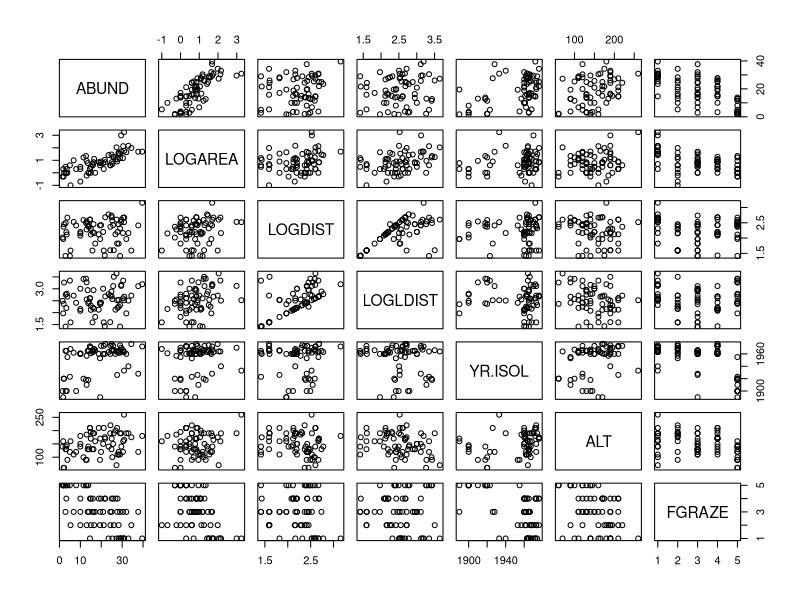
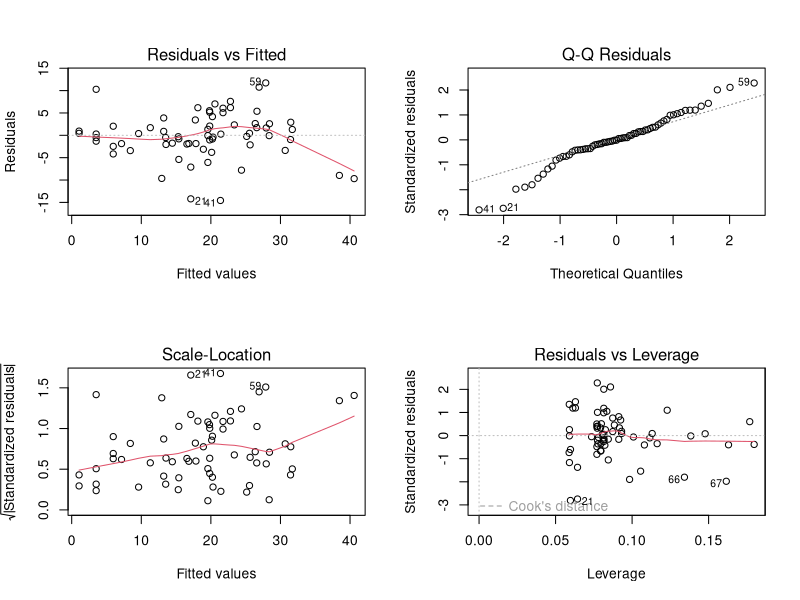
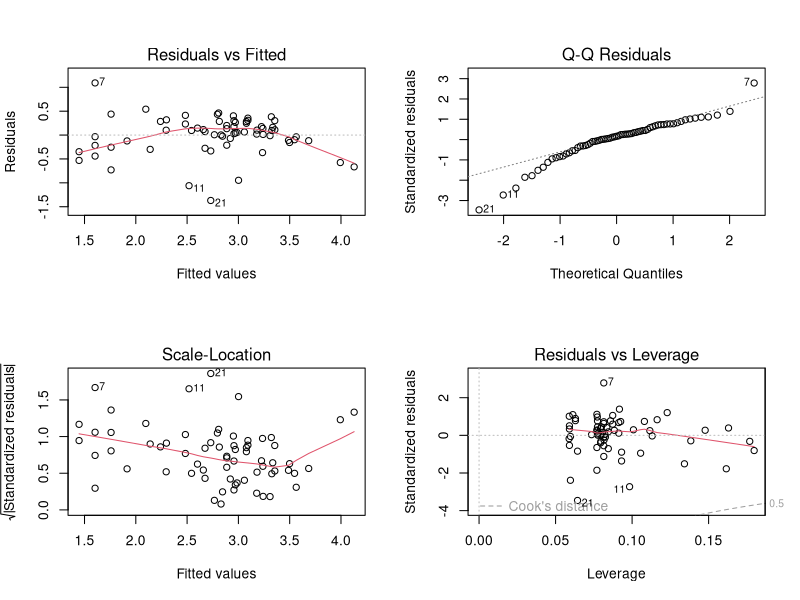
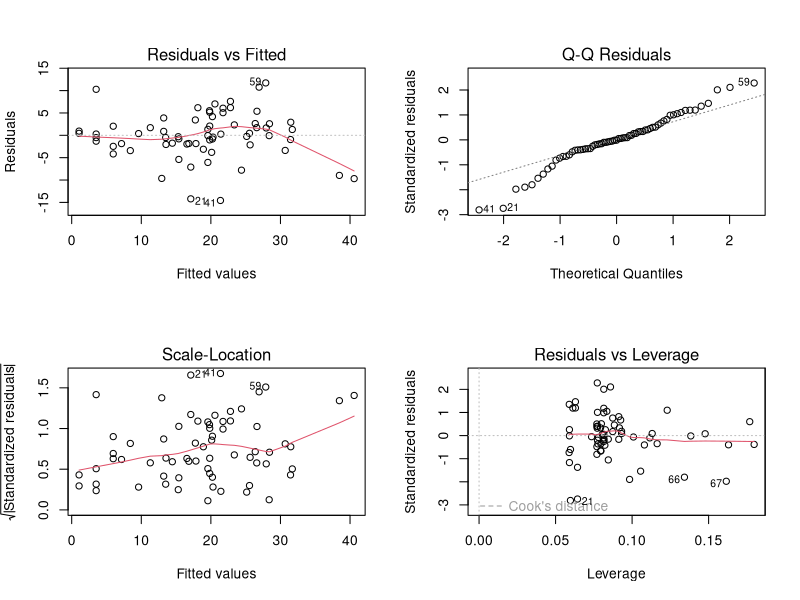
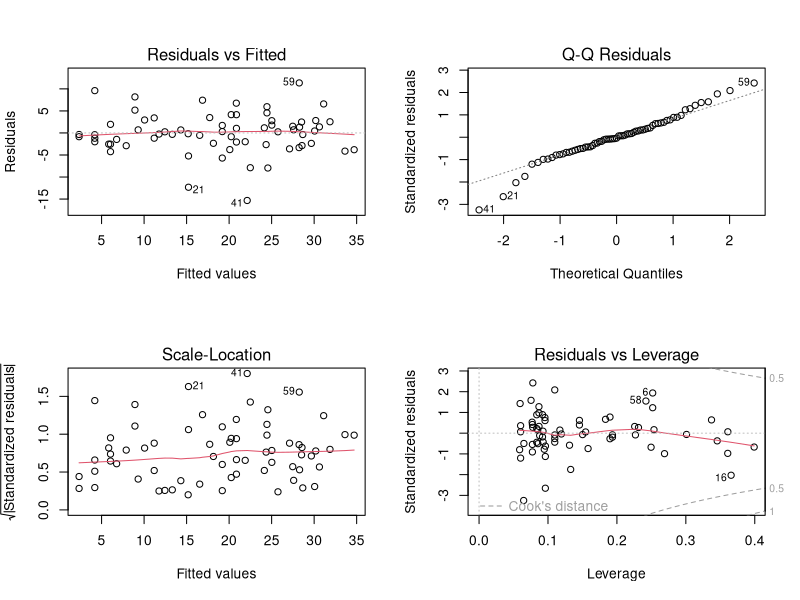

The R script that drew these images, in order:
## ---- chunk 1
knitr::opts_chunk$set(echo=TRUE, message = FALSE, warning = FALSE, eval = FALSE, cache = FALSE)
SOLUTIONS <- FALSE
## ---- chunk 2
loyn <- read.table("data/loyn.txt", header = TRUE, stringsAsFactors = TRUE)
str(loyn)
loyn$LOGAREA <- log10(loyn$AREA)
# create factor GRAZE as it was originally coded as an integer
loyn$FGRAZE <- factor(loyn$GRAZE)
loyn$LOGDIST <- log10(loyn$DIST)
loyn$LOGLDIST <- log10(loyn$LDIST)
## ---- chunk 3
# Example:
# Rank	|	explanatory variable	|	Biological effect
# 1	    |	LOGAREA	              |	Large patches containing proportionally
#                                more core habitat: enable persistence of
#                               species with larger home ranges. 
# 3	    |	LOGDIST	              |	?
# ?	    |	LOGLDIST              |	?
# 2	    |	YR.ISOL	              |	?
# ?	    |	ALT		                |	?
# ?	    |	FGRAZE	              |	?

# expect different researchers to come up with different predictions!
# The main limitation is our lack of expert knowledge of the
# study system and study site
## ---- chunk 4
VOI <- c("ABUND", "LOGAREA", "LOGDIST", "LOGLDIST", "YR.ISOL", "ALT", "FGRAZE")
pairs(loyn[, VOI])

# There are variable degrees of imbalance (correlation) between explanatory variables
# such as:

# LOGAREA and FGRAZE, 
# LOGDIST and LOGLDIST (quite expected), 
# YR.ISOL and other variables like LOGAREA or FGRAZE, 
# LOGAREA and ALT

# but overall a decent spread of observations across these pairs of explanatory variables.
# The relationship between the response variable ABUND and all the explanatory variables
# is visible in the top row:

#  Some potential correlations present like with LOGAREA (positive), 
# YR.ISOl (positive), maybe ALT (positive) and FGRAZE (negative).
## ---- chunk 5
M1 <- lm(ABUND ~ LOGDIST + LOGLDIST + YR.ISOL + ALT + 
                 LOGAREA * FGRAZE,
                 data = loyn)
## ---- chunk 6
summary(M1)

# Yes, they are the coefficients with the larger p-values.
# "LOGDIST", "LOGLDIST" have large SE relative to coefficient values,
# as well as "YR.ISOL" and "Alt".
# To a lesser extent, some coefficients associated with "LOGAREA" and "FGRAZE".
# All of these give hints of correlations in the data exploration,
# so the large standard errors may be due to this (or to the explanatory variable
# having an effect near zero, i.e. no substantial effect) 
## ---- chunk 7
# Wait: why did we not use 'summary' or 'anova' for this?
# 'summary' tests if the coefficient for each explanatory variable is significantly
# different from zero.
# 'anova' tests for the significance of the proportion of variation explained
# by a particular term in the model.
# The ANOVA allows testing the overall significance of categorical explanatory variables,
# which involves several coefficients together, thus is more handy. 
# But the results of this ANOVA depend on the order of the variables,
# which is arbitrary here.
# We could change the order but there are too many possible permutations
# Summary p-values don't suffer that problem but test different hypotheses
# It would be useful to use an ANOVA that doesn't depend on the order
# of inclusion of the variables, like 'drop1'

drop1(M1, test = "F")

# LOGDIST is the least significant, hence makes the least 
# contribution to the variability explained by the model, 
# with respect to the number of degrees of freedom it uses (1)
# In retrospect, this model selection step effectively amounts to a test of the
# significance of the LOGDIST effect (although it is a relatively weak test,
# because this was not specific: in reality we were testing
# multiple hypotheses at once)
## ---- chunk 8
M2 <- lm(ABUND ~ LOGLDIST + YR.ISOL + ALT + LOGAREA * FGRAZE,
        data = loyn) # removing LOGDIST here

# or use the shortcut:
M2 <- update(M1, formula = . ~ . - LOGDIST) # "." means all previous variables
drop1(M2, test = "F")

# LOGLDIST is now the least significant, hence makes the least 
# contribution to the variability explained by the model, 
# with respect to the number of degrees of freedom it uses (1)

M3 <- update(M2, formula = . ~ . - LOGLDIST)
drop1(M3, test = "F")

# YR.ISOL and ALT now the least significant. Choosing on the basis of
# p-values this similar is really quite arbitrary, so would be best guided
# by expert knowledge if we have it.
# in the absence of strong a-priori expertise, we'll go for YR.ISOL

M4 <- update(M3, formula = . ~ . - YR.ISOL)
drop1(M4, test = "F")

# and finally drop ALT from the model
# I am writing the model in full for more clarity:

M5 <- lm(ABUND ~ LOGAREA * FGRAZE, data = loyn) 

# Here we are, back to a
# familiar version of the model!
## ---- chunk 9
# If the goal of the study is simply to test the FGRAZE * LOGAREA interaction, then all we need is the associated significance test.

# If the model is intended to be used for further hypothesis
# testing, then we will try to simplify it as much as is justifiable to do.
# We can use drop1 for this, but we don't need to, in this simple case:
# when an interaction is significant, the main effects should be left in,
# irrespective of significance, because the interaction cannot be
# interpreted correctly without its main effect.
# Likewise, when an interaction is non-significant it must go first,
# and only then the evidence for the main effects can be assessed.
# Because R always includes interactions *after* their main effects
# in the models, the anova of the model returns the same result as drop1, 
# in our simple model which has no interactions with other terms
# Demo:

anova(M5)
drop1(M5, test = "F") 

# drop1 is clever enough that it doesn't let you
# see the p-values for the main effect, in the presence of their interaction.
# In this case the interaction is not significant, and thus isn't needed
# a better model would thus be the additive-only model:
# lm(ABUND ~ LOGAREA + FGRAZE , data = loyn)
# By applying 'drop1' we have effectively tested the effect of the interaction,
# i.e. the hypothesis that the effect of grazing level depends on patch size (or vice versa).
## ---- chunk 10
M6 <- lm(ABUND ~ LOGAREA + FGRAZE, data = loyn) 
# first split the plotting device into 2 rows and 2 columns

par(mfrow = c(2,2))

# now create the residuals plots

plot(M6)

# To test the normality of residuals assumption we use the Normal Q-Q plot. 
# The central residuals are not too far from the Q-Q line but the extremes
# are too extreme (the tails of the distribution are too long). Some
# observations, both high and low, are poorly explained by the model.

# The plot of the residuals against the fitted values suggests these
# extreme residuals happen for intermediate fitted values.
# Looking at the homogeneity of variance assumption (Residuals vs
# Fitted and Scale-Location plot),the graphs are mostly messy, with 
# no clear pattern emerging. There is a hint of smaller variance with 
# the smallest fitted values, which is not ideal.
# This could mean that the homogeneity of variance assumption is not met
# (i.e. the variances are not the same). 

# The observations with the highest leverage don't appear to be overly
# influential, according to the Cook's distances in the Residuals vs
# Leverage plot.  
## ---- chunk 11
# (Extra)
# As ABUND is bounded by zero, it wouldn't be too surprising if the variance 
# increases with the mean abundance. This is often improved by log-transforming 
# the response variable.

loyn$logABUND<- log(loyn$ABUND + 1) # here the natural log, with a small addition 
# as the log of zero is negative infinity

M6log <- lm(logABUND ~ LOGAREA + FGRAZE, data = loyn)
par(mfrow = c(2,2))
plot(M6log)

# Not this time! Lots of extreme negative residuals generated.
# Back to `M6`, then. The other issue was the extreme residuals.
# This could be due to missing important explanatory variables from the model, either
# unknown explanatory variables, or interactions.
## ---- chunk 12
anova(M6)
# null hypothesis 1: There is no effect of LOGAREA on ABUND
# (the proportion of variation explained by LOGAREA is zero)

# null hypothesis 2: There is no effect of FGRAZE on ABUND
# (no significant proportion of variation explained by grazing
# levels *after* the effect of LOGAREA)
# the p values are all very small therefore reject both null hypotheses.
# (Supplement, for info)

# Just for fun you can work out the proportions of variation explained 
# by each explanatory variable. NOTE: this is not mandatory for your own 
# data analysis.

# We can extract the Sums of squares like this:

str(anova(M6)) # examine the structure of the returned object
M6.SS <- anova(M6)$'Sum Sq' # store values of interest
M6.SS # checking that we have extracted the Sums of squares as intended
# compute SST (total sums of squares):
M6.SST <- sum(anova(M6)$'Sum Sq') 
# proportion of variation in the data explained by the model:
(M6.SST - M6.SS[3]) / M6.SST # 0.7269773
# proportion of variation in the data explained by explanatory variables:
(M6.SS[1:2]) / M6.SST # 0.5476530 0.1793243
# So that's 55% of variation in the data explained by LOGAREA and 18% for FGRAZE after LOGAREA
summary(M6)
# From the summary table, the model equation is:

# ABUND = 15.72*(Intercept) + 7.25*LOGAREA + 0.38*FGRAZE2 - 0.19*FGRAZE3
# - 1.59*FGRAZE4 - 11.89*FGRAZE5

# Note that (Intercept) = 1 always, as it is the population mean given the other variables
## ---- chunk 13
# Biologically: confirming what we already found out in the previous 
# LM exercises:
# There is a significant effect of grazing levels, especially the highest
# level with a negative effect on bird abundance
# There is a significant positive effect of patch area, too.
# The relative importance of patch area and grazing is not entirely clear, 
# as these are correlated, with smaller patches also having higher grazing
# intensity on average, and larger patches lower grazing intensity.
# Some observations are poorly predicted (fitted) using the set of
# available explanatory variables.

# Interpretation: 
# Bird abundance may increase with patch area due to populations being more
# viable in large patches (e.g. less prone to extinction), 
# or perhaps because there is proportionally less edge effect in larger
# patches, and this in turn provides more high quality habitat for species 
# associated with these habitat patches
# The negative effect of grazing may be due to grazing decreasing resource
# availability for birds, for example plants or seeds directly, or insects
# associated with the grazed plants.

# Methodologically:
# Doing model selection is difficult without intrinsic / expert knowledge
# of the system to guide what variables to include.
# Even with this data set, many more models could have been formulated.
# For example, for me, theory would have suggested to test an interaction 
# between YR.ISOL and LOGDIST (or LOGLDIST?), 
# because LOGDIST will affect the dispersal of birds between patches 
# (hence the colonisation rate), 
# and the time since isolation of the patch may affect how important
# dispersal has been to maintain or rescue populations 
# (for recently isolated patches, dispersal, and hence distance to nearest
# patches may have a less important effect)
## ---- chunk 14
# This time, we are not doing any specific hypothesis testing, so there's
# no need to force the LOGAREA * FGRAZE into the model until the
# end of the model selection.

# We will include the most complex model considered as one of our candidates 
# Along with several other candidate models we deem plausible.

MS1 <- lm(ABUND ~ LOGLDIST + YR.ISOL + ALT + LOGAREA * FGRAZE, data = loyn)
summary(MS1)

MS2 <- lm(ABUND ~ (LOGLDIST + YR.ISOL + ALT + LOGAREA + FGRAZE)^2, data = loyn)
summary(MS2)

#using (VARs)^2 is  short cut to fitting all two-way interactions
 
MS3 <- lm(ABUND ~ YR.ISOL + LOGAREA + FGRAZE, data= loyn)
summary(MS3)

MS4 <- lm(ABUND ~ LOGAREA * FGRAZE, data= loyn)
summary(MS4)

MS5 <- lm(ABUND ~ LOGAREA + FGRAZE, data= loyn)
summary(MS5)

# lowest AIC is the model including the interaction.
# unlike the F-test, the AIC favors retaining the interaction
# one way of constructing a summary table, for reporting the results:
# (we could include the model without interaction, for reference)
Model.formulas <- c("LOGLDIST + YR.ISOL + ALT + LOGAREA * FGRAZE",
                    "(LOGLDIST + YR.ISOL + ALT + LOGAREA + FGRAZE)^2",
                    "YR.ISOL + LOGAREA + FGRAZE",
                    "LOGAREA * FGRAZE",
                    "LOGAREA + FGRAZE")
Model.AIC <- c(AIC(MS1),
              AIC(MS2),
              AIC(MS3),
              AIC(MS4),
              AIC(MS5))

summary.table <- data.frame(Model = Model.formulas,
                           AIC = round(Model.AIC, 2))

# Sorting models from lowest AIC (preferred) to highest (least preferred):
summary.table <- summary.table[order(summary.table$AIC), ]

# Adding AIC differences with respect to best model:
summary.table$deltaAIC <- summary.table$AIC - summary.table$AIC[1]
## ---- chunk 15
knitr::kable(summary.table)
## ---- chunk 16
# Ordinarily, we would validate the model, but we won't here since 
# the minimum adequate model is the one we came up with in the
# exercise on continuous and categorical explanatory variables .
# If we wanted to save ourselves some work
# functions like step() can be useful to automate the process
# step has the option direction = "both". 
# This means that after achieving a minimal model 
# by applying "backwards" steps of model reduction, 
# step will eventually apply one or more "forward" steps, 
# where previously deleted terms are added in case 
# they lead to an improvement of the minimal model.

# However, doing model selection "automatically"
# misses a number of plausible combinations of the terms of 
# interest. That would be somewhat arbitrary and there is a chance to
# miss the "best" model in this way.

# Therefore, there is no replacement for a fully manual and 
# thought-through model selection, informed by the understanding 
# of theory in the research area, and of the research questions.
## ---- chunk 17
birds.add.2 <- lm(ABUND ~ FGRAZE + LOGAREA, data = loyn)
anova(birds.add.2)
# null hypothesis 1: There is no effect of FGRAZE on ABUND
# (no difference between grazing levels)
# null hypothesis 2: There is no effect of LOGAREA on ABUND
# (the proportion of variation in ABUND explained by LOGAREA is
# zero *after* accounting for the effect of FGRAZE)
# the p values are all very small therefore reject both null hypotheses.
# we can also extract the Sums of squares like this:
birds.add.2.SS<- anova(birds.add.2)$'Sum Sq' # store values of interest
birds.add.2.SST<- sum(anova(birds.add.2)$'Sum Sq') # compute SST
# proportion of variation in the data explained by the model:
(birds.add.2.SST - birds.add.2.SS[3]) / birds.add.2.SST
# the same as the previous model
# proportion of variation in the data explained by explanatory variables:
(birds.add.2.SS[1:2]) / birds.add.2.SST # 0.5449233 0.1820540
# So that's 54% for FGRAZE and 18% for LOGAREA after FGRAZE,
# essentially reversing the contributions found in the first
# model (for reference, see the solution code chunk for Question 19).
# Conclusion: here the order matters a lot. This is not too surprising since
# the design is unbalanced and FGRAZE and LOGAREA covary (they are correlated)
## ---- chunk 18
# ABUND = 15.72*(Intercept) + 7.25*LOGAREA + 0.38*FGRAZE2 - 0.19*FGRAZE3
# - 1.59*FGRAZE4 - 11.89*FGRAZE5
# Note that (Intercept) = 1 always
# expected abundance for (A): replace LOGAREA by -0.5, and all FGRAZE2...5 by 0
15.72*1 + 7.25*(-0.5) + 0.38*0 - 0.19*0 - 1.59*0 - 11.89*0 # 12.095
# could also extract the model coefficients like this:
M6.coef<- coef(M6)
M6.coef
# and multiply by the explanatory variable values to obtain the equivalent prediction
# (difference due to my own roundings of estimates above)
sum(M6.coef * c(1, -0.5, 0, 0, 0, 0)) # 12.09278 
# expected abundance for (B): input 1 for the GRAZE3 variable
15.72*1 + 7.25*(-0.5) + 0.38*0 - 0.19*1 - 1.59*0 - 11.89*0 # 11.905
# or
sum(M6.coef * c(1, -0.5, 0, 1, 0, 0)) # 11.90349
# the difference (B) 11.90349 - (A) 12.09278 should correspond to
# the estimate for the GRAZE3 coefficient
# expected abundance for (C)
sum(M6.coef * c(1, 0.5, 0, 1, 0, 0)) # 19.15072
# the difference (C) 19.15072 - (B) 11.90349 should coincide with the
# estimate of the slope for the LOGAREA effect, since there is just one
# LOGAREA unit of difference and the slope is the change in expected
# abundance for a 1-unit increase in the explanatory variable.
## ---- chunk 19
birds.inter.1 <- lm(ABUND ~ FGRAZE * LOGAREA , data = loyn)
# ABUND = 21.243*(Intercept) - 6.165*FGRAZE2 - 7.215*FGRAZE3 - 17.910*FGRAZE4
# - 17.043*FGRAZE5 + 4.144*LOGAREA + 4.368*FGRAZE2:LOGAREA
# + 4.989*FGRAZE3:LOGAREA + 15.235*FGRAZE4:LOGAREA + 1.996*FGRAZE5:LOGAREA
# Note that (Intercept) = 1 always
# expected abundance for (A): replace LOGAREA by 2.5, and all terms involving
# FGRAZE2...5 by 0
21.243*1 - 6.165*0 - 7.215*0 - 17.910*0 - 17.043*0 + 4.144*2.5 + 4.368*0 + 4.989*0 + 15.235*0 + 1.996*0 # 31.603
# much lower risk of error by extracting the model coefficients like this:
birds.inter.1.coef<- coef(birds.inter.1)
birds.inter.1.coef # check coefficients and their order
# and multiply by the explanatory variable values to obtain the equivalent prediction
sum(birds.inter.1.coef * c(1, 0, 0, 0, 0, 2.5, 0, 0, 0, 0)) # 31.60296 
# expected abundance for (B): input 1 for the GRAZE5 variable and -0.5 for
# variables LOGAREA and FGRAZE5:LOGAREA
21.243*1 - 6.165*0 - 7.215*0 - 17.910*0 - 17.043*1 + 4.144*(-0.5) + 4.368*0 + 4.989*0 + 15.235*0 + 1.996*(-0.5) # 1.13
# or
sum(birds.inter.1.coef * c(1, 0, 0, 0, 1, -0.5, 0, 0, 0, -0.5)) # 1.130203 
# Well done if you got there!
## ---- chunk 20
# first split the plotting device into 2 rows and 2 columns
par(mfrow = c(2,2))

# create the residuals plots for the additive model
plot(M6)

# create the residuals plots for the interactive model
plot(birds.inter.1)

# Not a great deal of an improvement! Just marginally better in every respect,
# thanks to increasing the fit slightly by throwing lots of 
# (unnecessary?) new model parameters at the data.
# By increasing the complexity of the model, we have improved
# the fit, but there is not good evidence that what we have
# additionally captured is of biological interest. 
# Our sample size is likely not large enough to distinguish true
# but weak patterns from noise (See plots from Question 8).
